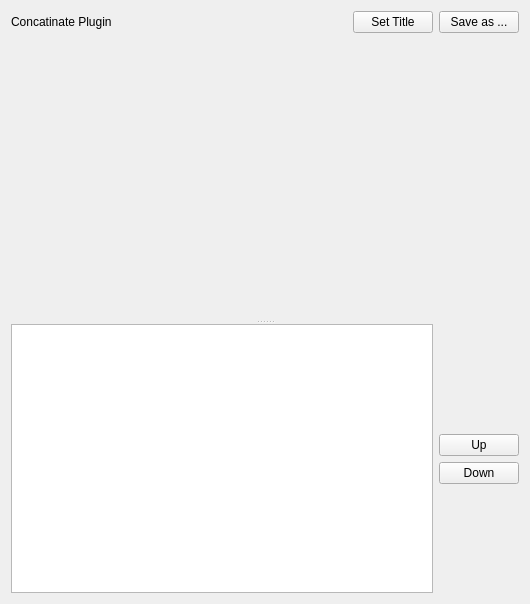
<?xml version="1.0" encoding="UTF-8"?>
<ui version="4.0">
 <class>ConcatinatePlugin</class>
 <widget class="QWidget" name="ConcatinatePlugin">
  <property name="geometry">
   <rect>
    <x>0</x>
    <y>0</y>
    <width>530</width>
    <height>604</height>
   </rect>
  </property>
  <property name="windowTitle">
   <string>Form</string>
  </property>
  <layout class="QVBoxLayout" name="verticalLayout_2">
   <item>
    <layout class="QHBoxLayout" name="horizontalLayout_2">
     <item>
      <widget class="QLabel" name="label">
       <property name="toolTip">
        <string>Concat plugin description goes here</string>
       </property>
       <property name="text">
        <string>Concatinate Plugin</string>
       </property>
      </widget>
     </item>
     <item>
      <spacer name="horizontalSpacer">
       <property name="orientation">
        <enum>Qt::Horizontal</enum>
       </property>
       <property name="sizeHint" stdset="0">
        <size>
         <width>40</width>
         <height>20</height>
        </size>
       </property>
      </spacer>
     </item>
     <item>
      <widget class="QPushButton" name="pushButton_3">
       <property name="text">
        <string>Set Title</string>
       </property>
      </widget>
     </item>
     <item>
      <widget class="QPushButton" name="pushButton_4">
       <property name="text">
        <string>Save as ...</string>
       </property>
      </widget>
     </item>
    </layout>
   </item>
   <item>
    <widget class="QSplitter" name="splitter">
     <property name="orientation">
      <enum>Qt::Vertical</enum>
     </property>
     <widget class="QRootCanvas" name="widget" native="true">
      <property name="minimumSize">
       <size>
        <width>200</width>
        <height>200</height>
       </size>
      </property>
     </widget>
     <widget class="QWidget" name="layoutWidget">
      <layout class="QHBoxLayout" name="horizontalLayout">
       <item>
        <widget class="QListWidget" name="listWidget">
         <property name="maximumSize">
          <size>
           <width>16777215</width>
           <height>16777215</height>
          </size>
         </property>
        </widget>
       </item>
       <item>
        <layout class="QVBoxLayout" name="verticalLayout">
         <item>
          <spacer name="verticalSpacer_2">
           <property name="orientation">
            <enum>Qt::Vertical</enum>
           </property>
           <property name="sizeHint" stdset="0">
            <size>
             <width>20</width>
             <height>40</height>
            </size>
           </property>
          </spacer>
         </item>
         <item>
          <widget class="QPushButton" name="pushButton">
           <property name="text">
            <string>Up</string>
           </property>
          </widget>
         </item>
         <item>
          <widget class="QPushButton" name="pushButton_2">
           <property name="text">
            <string>Down</string>
           </property>
          </widget>
         </item>
         <item>
          <spacer name="verticalSpacer">
           <property name="orientation">
            <enum>Qt::Vertical</enum>
           </property>
           <property name="sizeHint" stdset="0">
            <size>
             <width>20</width>
             <height>40</height>
            </size>
           </property>
          </spacer>
         </item>
        </layout>
       </item>
      </layout>
     </widget>
    </widget>
   </item>
  </layout>
 </widget>
 <customwidgets>
  <customwidget>
   <class>QRootCanvas</class>
   <extends>QWidget</extends>
   <header>qrootcanvas.h</header>
   <container>1</container>
  </customwidget>
 </customwidgets>
 <resources/>
 <connections/>
</ui>
